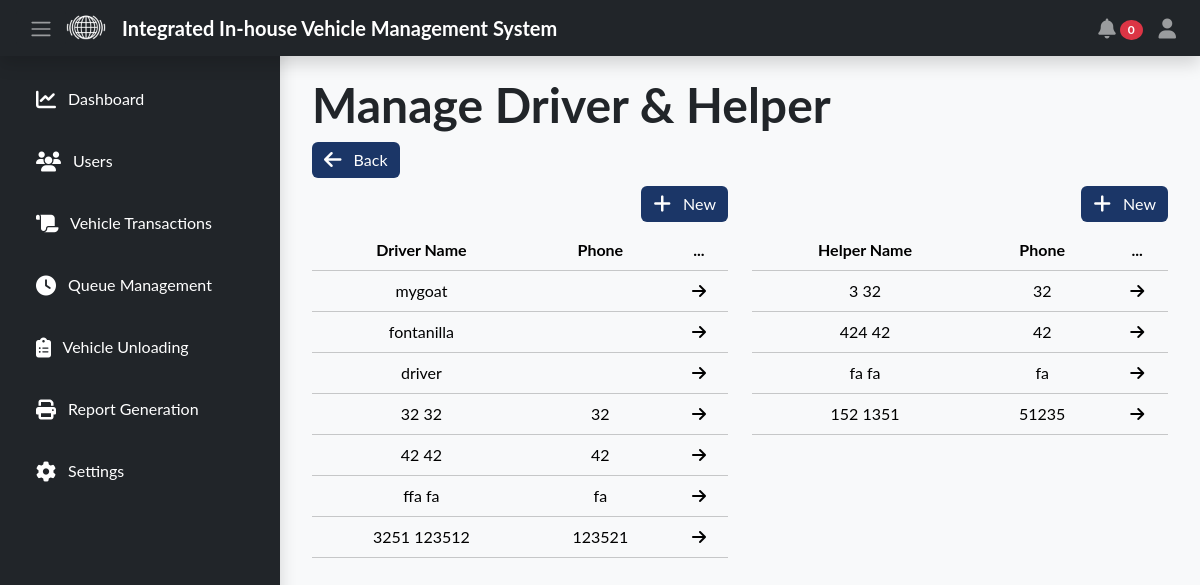
The app's page /encoder/settings-driver.php (signed in) with its own data.
### tables this page shows
CREATE TABLE `driver` (
  `driver_id` int(11) NOT NULL AUTO_INCREMENT,
  `driver_fname` varchar(255) NOT NULL,
  `driver_mname` varchar(255) DEFAULT NULL,
  `driver_lname` varchar(255) DEFAULT NULL,
  `driver_phone` varchar(255) DEFAULT NULL,
  PRIMARY KEY (`driver_id`)
);

CREATE TABLE `helper` (
  `helper_id` int(11) NOT NULL AUTO_INCREMENT,
  `helper_fname` varchar(255) DEFAULT NULL,
  `helper_mname` varchar(255) DEFAULT NULL,
  `helper_lname` varchar(255) DEFAULT NULL,
  `helper_phone` varchar(255) DEFAULT NULL,
  PRIMARY KEY (`helper_id`)
);

### encoder/settings-driver.php (the view, shortened to what this page needs)
<?php
require_once '../api/db_connection.php';
?>
<!DOCTYPE html>
<html lang="en">
<head>
    <link rel="stylesheet" href="../public/css/bootstrap.min.css">
    <link rel="stylesheet" href="https://cdn.datatables.net/2.0.8/css/dataTables.dataTables.css" />
    <link rel="stylesheet" href="./css/style.css">
</head>
<body class="bg-light">
    <?php
    include_once('navbar/navbar.php');
    ?>
    <div class="content" id="content">
        <div class="container">
            <h1 class="display-5 fw-bold">Manage Driver & Helper</h1>
            <a href="settings.php" class="text-decoration-none " style="color:inherit">
                <button class="btn btn-primary mb-2">
                    <i class="fa-solid fa-arrow-left fa-lg me-2" style="color: #ffffff;"></i> Back
                </button>
            </a>
            <div class="row">
                <div class="col">
                    <button class="btn btn-primary float-end mb-2 ms-2" data-bs-toggle="modal" data-bs-target="#add-driver-modal">
                        <i class="fa-solid fa-plus fa-lg me-2" style="color: #ffffff;"></i> New
                    </button>
                    <table class="table table-hover table-light text-center" id="driver-table">
                        <thead>
                            <th class="text-center" scope="col">Driver Name</th>
                            <th class="text-center" scope="col">Phone</th>
                            <th class="text-center" scope="col">...</th>
                        </thead>
                        <tbody>
                            <?php
                            $sql = "SELECT * FROM `driver`";
                            $result = mysqli_query($conn, $sql);
                            while ($row = mysqli_fetch_assoc($result)) {
                            ?>
                                <tr onclick="editDriver(<?= $row['driver_id'] ?>)" style="cursor:pointer">
                                    <td class="text-center" scope="row"><?= $row['driver_fname'] ?> <?= $row['driver_lname'] ?></td>
                                    <td class="text-center"><?= $row['driver_phone'] ?></td>
                                    <td class="text-center"><i class="fa-solid fa-arrow-right"></i></td>
                                </tr>
                            <?php
                            }
                            ?>
                        </tbody>
                    </table>
                </div>
                <div class="col">
                    <button class="btn btn-primary float-end mb-2 ms-2" data-bs-toggle="modal" data-bs-target="#add-helper-modal">
                        <i class="fa-solid fa-plus fa-lg me-2" style="color: #ffffff;"></i> New
                    </button>
                    <table class="table table-hover table-light text-center" id="helper-table">
                        <thead>
                            <th class="text-center" scope="col">Helper Name</th>
                            <th class="text-center" scope="col">Phone</th>
                            <th class="text-center" scope="col">...</th>
                        </thead>
                        <tbody>
                            <?php
                            $sql = "SELECT * FROM `helper`";
                            $result = mysqli_query($conn, $sql);
                            while ($row = mysqli_fetch_assoc($result)) {
                            ?>
                                <tr onclick="editHelper(<?= $row['helper_id'] ?>)" style="cursor:pointer">
                                    <td class="text-center" scope="row"><?= $row['helper_fname'] ?> <?= $row['helper_lname'] ?></td>
                                    <td class="text-center"><?= $row['helper_phone'] ?></td>
                                    <td class="text-center"><i class="fa-solid fa-arrow-right"></i></td>
                                </tr>
                            <?php
                            }
                            ?>
                        </tbody>
                    </table>
                </div>
            </div>
        </div>
    </div>
</body>
</html>

### encoder/css/style.css (style rules this page uses)
body { padding-top: 56px; font-family: "Lato", sans-serif; }
.content { transition: margin-left 0.3s; margin-left: 280px; padding: 20px; }
.btn-primary { background-color: #1b3667; border: #1b3667; }

### records on screen
driver: driver_fname "mygoat"
driver: driver_fname "fontanilla"
driver: driver_fname "driver"
driver: driver_fname "32", driver_lname "32", driver_phone "32"
driver: driver_fname "42", driver_lname "42", driver_phone "42"
driver: driver_fname "ffa", driver_lname "fa", driver_phone "fa"
driver: driver_fname "3251", driver_lname "123512", driver_phone "123521"
helper: helper_fname "3", helper_lname "32", helper_phone "32"
helper: helper_fname "424", helper_lname "42", helper_phone "42"
helper: helper_fname "fa", helper_lname "fa", helper_phone "fa"
helper: helper_fname "152", helper_lname "1351", helper_phone "51235"

### other values on screen
$transactionCount "0"
